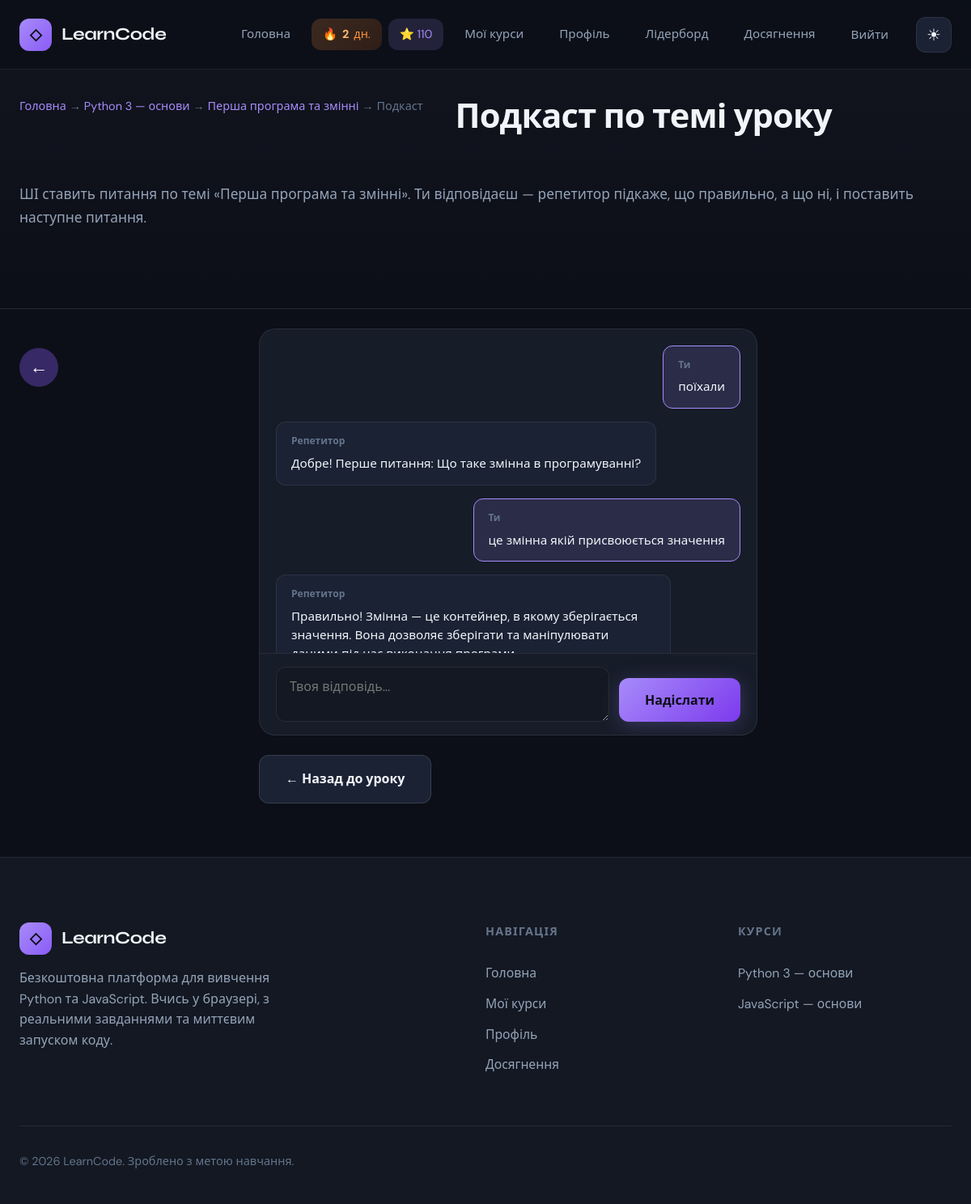
Screenshot of /course/python-basics/lesson/first-program/podcast/ (signed in) with the database file from the repository.
### courses/models.py (models this page shows, shortened)
class Course(models.Model):
    LANG_CHOICES = [
        ('python', 'Python'),
        ('javascript', 'JavaScript'),
    ]
    title = models.CharField('Назва', max_length=200)
    slug = models.SlugField(unique=True)
    language = models.CharField('Мова', max_length=20, choices=LANG_CHOICES)
    short_description = models.CharField('Короткий опис', max_length=300)
    description = models.TextField('Опис')
    duration_hours = models.PositiveIntegerField('Тривалість (год)', default=24)
    level = models.CharField('Рівень', max_length=50, default='Початковий')
    order = models.PositiveIntegerField('Порядок', default=0)
    icon = models.CharField('Іконка/емодзі', max_length=10, default='🐍')
    color = models.CharField('Колір (hex)', max_length=7, default='#3776ab')  # Python blue / JS yellow
    is_published = models.BooleanField('Опубліковано', default=True)
    created_at = models.DateTimeField(auto_now_add=True)
    class Meta:
        ordering = ['order', 'title']
        verbose_name = 'Курс'
        verbose_name_plural = 'Курси'

class Lesson(models.Model):
    course = models.ForeignKey(Course, on_delete=models.CASCADE, related_name='lessons')
    title = models.CharField('Назва', max_length=200)
    slug = models.SlugField()
    content = models.TextField('Контент (HTML/Markdown)')
    order = models.PositiveIntegerField('Порядок', default=0)
    duration_minutes = models.PositiveIntegerField('Хвилин', default=15)
    is_published = models.BooleanField('Опубліковано', default=True)
    created_at = models.DateTimeField(auto_now_add=True)
    class Meta:
        ordering = ['course', 'order']
        unique_together = [['course', 'slug']]
        verbose_name = 'Урок'
        verbose_name_plural = 'Уроки'

### courses/views.py (the view)
# urls.py: path('course/<slug:course_slug>/lesson/<slug:lesson_slug>/podcast/', views.lesson_podcast, name='lesson_podcast'),
@login_required
def lesson_podcast(request, course_slug, lesson_slug):
    course = get_object_or_404(Course, slug=course_slug, is_published=True)
    lesson = get_object_or_404(Lesson, course=course, slug=lesson_slug, is_published=True)
    conv = PodcastConversation.objects.filter(user=request.user, lesson=lesson).first()
    messages = (conv.messages or []) if conv else []
    return render(request, 'courses/lesson_podcast.html', {
        'course': course,
        'lesson': lesson,
        'podcast_messages': messages,
    })

### courses/context_processors.py (called while the page is built)
def courses_list(request):
    return {
        'courses_list': Course.objects.filter(is_published=True).order_by('order')[:5],
    }

def user_profile(request):
    if not request.user.is_authenticated:
        return {'user_streak': 0, 'user_points': 0}
    try:
        profile = GameProfile.objects.get(user=request.user)
        return {'user_streak': profile.streak_days, 'user_points': profile.points}
    except GameProfile.DoesNotExist:
        return {'user_streak': 0, 'user_points': 0}

### templates/courses/lesson_podcast.html (shortened to what this page needs)
{% extends 'base.html' %}
{% load static %}
{% block content %}
<section class="page-hero">
  <div class="container">
    <nav class="breadcrumb">
      <a href="{% url 'home' %}">Головна</a> →
      <a href="{% url 'course_detail' slug=course.slug %}">{{ course.title }}</a> →
      <a href="{% url 'lesson_detail' course_slug=course.slug lesson_slug=lesson.slug %}">{{ lesson.title }}</a> →
      <span>Подкаст</span>
    </nav>
    <h1>Подкаст по темі уроку</h1>
    <p class="page-hero-desc">ШІ ставить питання по темі «{{ lesson.title }}». Ти відповідаєш — репетитор підкаже, що правильно, а що ні, і поставить наступне питання.</p>
  </div>
</section>
<section class="section podcast-section">
  <div class="container container--narrow">
    <a href="{% url 'lesson_detail' course_slug=course.slug lesson_slug=lesson.slug %}" class="lesson-back lesson-back-circle" aria-label="Назад до уроку"><span class="lesson-back-arrow" aria-hidden="true">←</span></a>
    <div class="podcast-chat-wrap">
      <div class="podcast-messages" id="podcast-messages">
        {% if not podcast_messages %}
        <div class="podcast-msg podcast-msg-assistant" id="podcast-welcome">
          <span class="podcast-msg-role">Репетитор</span>
          <div class="podcast-msg-body">
            Привіт! Я поставлю тобі питання по темі «{{ lesson.title }}». Напиши «Почнемо» або будь-яке повідомлення — отримаєш перше питання.
          </div>
        </div>
        {% else %}
        {% for msg in podcast_messages %}
        <div class="podcast-msg podcast-msg-{{ msg.role }}">
          <span class="podcast-msg-role">{% if msg.role == 'assistant' %}Репетитор{% else %}Ти{% endif %}</span>
          <div class="podcast-msg-body">{{ msg.content|linebreaksbr }}</div>
        </div>
        {% endfor %}
        {% endif %}
      </div>
      <form class="podcast-form" id="podcast-form">
        <textarea id="podcast-input" class="podcast-input" rows="2" placeholder="Твоя відповідь..." maxlength="2000"></textarea>
        <button type="submit" class="btn btn-primary" id="podcast-send">Надіслати</button>
      </form>
    </div>
    <p class="podcast-back">
      <a href="{% url 'lesson_detail' course_slug=course.slug lesson_slug=lesson.slug %}" class="btn btn-secondary">← Назад до уроку</a>
    </p>
  </div>
</section>
{% endblock %}

### templates/base.html (shortened to what this page needs)
{% load static %}
<!DOCTYPE html>
<html lang="uk" data-theme="dark">
<head>
  <link rel="stylesheet" href="{% static 'css/main.css' %}">
</head>
<body>
  <header class="site-header" id="site-header">
    <div class="container header-inner">
      <a href="{% url 'home' %}" class="logo">
        <span class="logo-icon">◇</span>
        <span class="logo-text">LearnCode</span>
      </a>
      <nav class="nav" id="nav">
        <a href="{% url 'home' %}">Головна</a>
        {% if user.is_authenticated %}
        <span class="header-streak" title="Вогник: дні навчання поспіль">🔥 <strong>{{ user_streak }}</strong> дн.</span>
        <span class="header-points" title="Нараховані бали">⭐ {{ user_points }}</span>
        <a href="{% url 'course_list' %}">Мої курси</a>
        <a href="{% url 'dashboard' %}">Профіль</a>
        <a href="{% url 'leaderboard' %}">Лідерборд</a>
        <a href="{% url 'achievements_list' %}">Досягнення</a>
        <form method="post" action="{% url 'logout' %}" class="nav-logout-form">
          <button type="submit" class="nav-logout-btn">Вийти</button>
        </form>
        {% else %}
        <a href="{% url 'login' %}">Увійти</a>
        <a href="{% url 'register' %}">Реєстрація</a>
        {% endif %}
        <button type="button" class="theme-toggle" id="theme-toggle" aria-label="Світлий режим">
          <span class="theme-icon theme-icon-sun" aria-hidden="true">☀</span>
        </button>
      </nav>
    </div>
  </header>
  <main class="main-content">
    {% block content %}{% endblock %}
  </main>
  <footer class="site-footer">
    <div class="container">
      <div class="footer-grid">
        <div class="footer-brand">
          <a href="{% url 'home' %}" class="logo">
            <span class="logo-icon">◇</span>
            <span class="logo-text">LearnCode</span>
          </a>
          <p>Безкоштовна платформа для вивчення Python та JavaScript. Вчись у браузері, з реальними завданнями та миттєвим запуском коду.</p>
        </div>
        <div class="footer-col">
          <h4>Навігація</h4>
          <ul>
            <li><a href="{% url 'home' %}">Головна</a></li>
            {% if user.is_authenticated %}
            <li><a href="{% url 'course_list' %}">Мої курси</a></li>
            <li><a href="{% url 'dashboard' %}">Профіль</a></li>
            <li><a href="{% url 'achievements_list' %}">Досягнення</a></li>
            {% else %}
            <li><a href="{% url 'login' %}">Увійти</a></li>
            <li><a href="{% url 'register' %}">Реєстрація</a></li>
            {% endif %}
          </ul>
        </div>
        <div class="footer-col">
          <h4>Курси</h4>
          <ul>
            {% for c in courses_list %}
            <li><a href="{% if user.is_authenticated %}{% url 'course_detail' slug=c.slug %}{% else %}{% url 'register' %}{% endif %}">{{ c.title }}</a></li>
            {% empty %}
            <li><a href="{% url 'home' %}#courses">Python та JavaScript</a></li>
            {% endfor %}
          </ul>
        </div>
      </div>
      <div class="footer-bottom">
        <p class="footer-copy">© 2026 LearnCode. Зроблено з метою навчання.</p>
      </div>
    </div>
  </footer>
</body>
</html>

### rows the page displays
Course: title "Python 3 — основи"
Lesson: title "Перша програма та змінні"
Course: title "JavaScript — основи"

### other values shown
{{ user_streak }} "2"
{{ user_points }} "110"
{{ msg.content|linebreaksbr }} "поїхали" "Добре! Перше питання: Що таке змінна в програмуванні?" "це змінна якій присвоюється значення" "Правильно! Змінна — це контейнер, в якому зберігається значення. Вона дозволяє зберігати та маніпулювати…"
